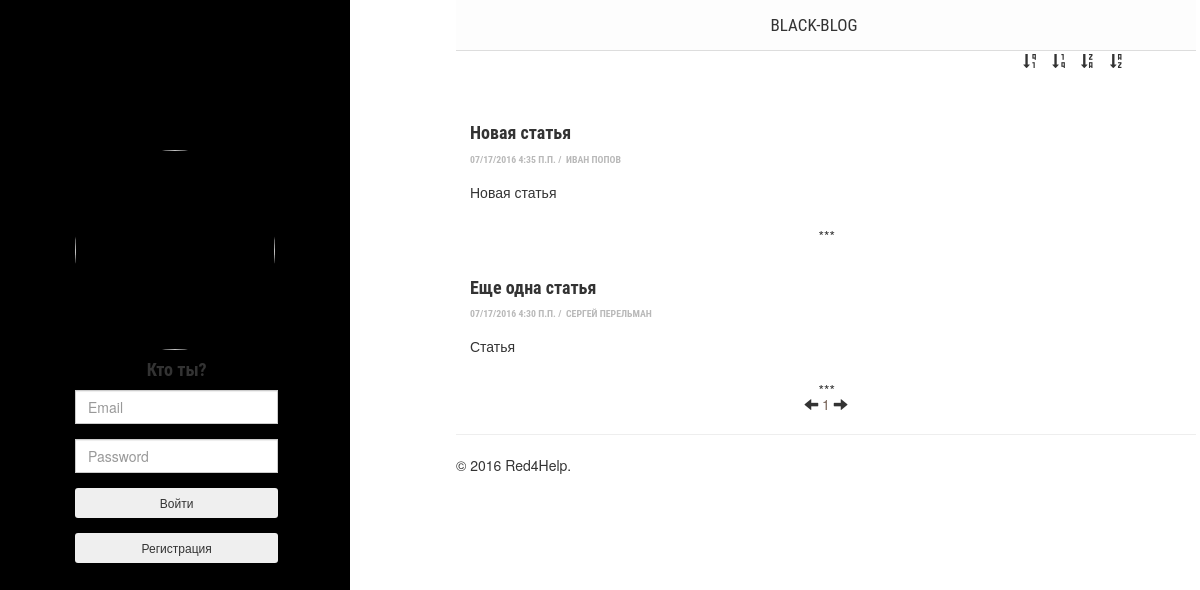
Before: / with the older database file.
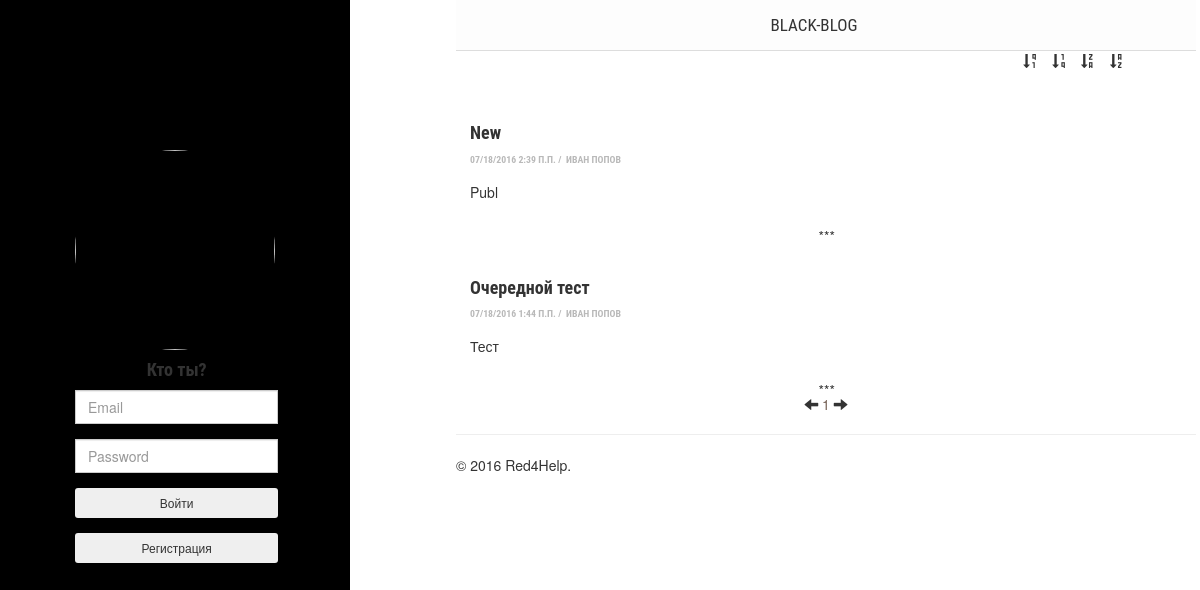
After: the same page with the newer database file.
### multiblog/models.py (models this page shows, shortened)
class Publication(models.Model):
	title = models.CharField(max_length=200, verbose_name='Имя')
	abstract = models.TextField(max_length=600, verbose_name='Краткое содержание')
	full_text = models.TextField(verbose_name='Полное описание')
	time = models.DateTimeField(verbose_name='Дата публикации')
	author = models.ForeignKey('Blogger', on_delete=models.CASCADE, verbose_name='Автор')
	class Meta:
		verbose_name = u'Публикация'
		verbose_name_plural = u'Публикации'

class Blogger(AbstractBaseUser):
	email = models.EmailField(verbose_name='Email', unique=True, max_length=250)
	name = models.CharField(max_length=100, verbose_name='Имя', blank=True)
	surname = models.CharField(max_length=100, verbose_name='Фамилия', blank=True)
	phone = models.CharField(max_length=20, verbose_name='Телефон', blank=True)
	skype = models.CharField(max_length=20, verbose_name='Skype', blank=True)
	avatar = models.ImageField(upload_to=u'./media/img/', verbose_name='Аватар', blank=False, default='./media/img/ava-default.png')
	is_active = models.BooleanField(default=True)
	is_admin = models.BooleanField(default=False)
	objects = BloggerManager()
	USERNAME_FIELD = 'email'
	def img_avatar(self):
		if self.avatar:
			return '<img src="%s" width="100"/>' % self.avatar.url
		else:
			return '(none)'
	img_avatar.short_description = 'Аватар'
	img_avatar.allow_tags = True
	class Meta:
		verbose_name = u'Блоггер'
		verbose_name_plural = u'Блоггеры'
	def __str__(self):
		if self.name or self.surname:
			return self.name + " " + self.surname
		else:
			return self.email

### multiblog/views.py (the view, shortened to what this page needs)
# urls.py: url(r'^$', views.MainPageAuth.as_view(), name='main'),
class MainPageAuth(FormView):
	form_class = BloggerAuthForm
	template_name = 'multiblog/main.html'
	error = ''
	page_limit = 2 # ограничение на количество статей на странице
	user_id = -1
	publ = Publication.objects.all().order_by("-time")
	paginator = Paginator(publ, page_limit)
	def context(self):
		return {
			'publ' : self.paginator.page(1),
		    'form' : self.form_class,
			'error' : self.error
		}
	def get(self, request):
		if request.GET.get("page"):
			page = int(request.GET.get("page"))
			response_data = self.pagination(self.paginator, page)
			return HttpResponse(json.dumps(response_data), content_type="application/json")
		else:
			return render(request, self.template_name, self.context())

### multiblog/templatetags/multiblog_tags.py (called while the page is built)
@register.inclusion_tag('multiblog/footer.html')
def footer():
	return {'year':datetime.datetime.now().year}

@register.inclusion_tag('multiblog/header.html')
def header():
	return {}

### multiblog/templates/multiblog/main.html
{% extends 'multiblog/base.html'%}
{% block content %}
    <div id="wrapper">
      <div id="sidebar-wrapper">
        <div class="col-sm-8 placeholder">
            {% if user.is_authenticated %}
                <a href="{% url 'my_profile' pk=user.id %}"><img src="{{ user.avatar.url }}" class="img-responsive"></a>
                <h4 class="text-center"><a href="{% url 'my_profile' pk=user.id %}">{{ user }}</a></h4>
                <a href="{% url 'new' %}" >
                  <button class="btn" name="new">Новая запись</button>
                </a>
                <a href="{% url 'django.contrib.auth.views.logout' %}?next=/">
                  <button class="btn" name="logout">Выйти</button>
                </a>
            {% else %}
              <img src="https://ezwow.org/uploads/profile/photo-674151.png" class="img-responsive">
                <form class="form-signin" method="POST" id="submit-form">{% csrf_token %}
                {% if error %}
                  <h4 class="text-center text-danger">{{ error }}</h4>
                {% else %}
                  <h4 class="text-center">Кто ты?</h4>
                {% endif %}
                    <div class="form-group">
                        <div class="input-group col-md-12">{{ form.email }}</div>
                    </div>
                    <div class="form-group">
                        <div class="input-group col-md-12"> {{ form.password }}</div>
                    </div>
                    <div class="form-group">
                        <div class="input-group col-md-12">
                          <button class="btn btn-inverse btn-sm btn-block" type="submit" name="submit-log-in">Войти</button>
                        </div>
                    </div>
                    <div class="form-group">
                      <div class="input-group col-md-12">
                        <button class="btn btn-inverse btn-sm btn-block" type="submit" name="submit-register">Регистрация</button>
                      </div>
                    </div>
                </form>
              {% endif %}
            </div>
        </div>
  </div>
  <header class="main-header content-wrapper">
    <nav class="nav-main center-wrapper">
      <a class="nav-main" href="{% url 'main' %}">Black-Blog</a>
    </nav>
  </header>
  <li class="sort-main">
        <ol><a href="#" class="sort-page" act="2-desc" data-placement="bottom" data-toggle="tooltip" title="Сортировка по убыванию даты публикации" ><span class="glyphicon glyphicon-sort-by-order-alt"></span></a></ol>
        <ol><a href="#" class="sort-page" act="2-asc" data-placement="bottom" data-toggle="tooltip" title="Сортировка по возрастанию даты публикации"><span class="glyphicon glyphicon-sort-by-order"></span></a></ol>
        <ol><a href="#" class="sort-page" act="1-desc" data-placement="bottom" data-toggle="tooltip" title="Сортировка в обратном алфавитном порядке"><span class="glyphicon glyphicon-sort-by-alphabet-alt"></span></a></ol>
        <ol><a href="#" class="sort-page" act="1-asc" data-placement="bottom" data-toggle="tooltip" title="Сортировка в алфавитном порядке"><span class="glyphicon glyphicon-sort-by-alphabet"></span></a></ol>
  </li>
	<main class="content-wrapper" id="main_page">
      <div id="posts">
		  {% for p in publ %}
			    <article class="index-page" data-author="{{ p.author }}" data-time="{{ p.time }}">
			      <h4><a href="{% url 'full' pk=p.id %}">{{ p.title }}</a>
            </h4>
			      <p class="post-meta"><time datetime='{{ p.time|date:"SHORT_DATETIME_FORMAT" }}'>{{ p.time|date:"SHORT_DATETIME_FORMAT" }}</time>&nbsp;/&nbsp;
				      <span item="author"><a href="{% url 'my_profile' pk=p.author.id %}">{{ p.author }}</a></span>
			      </p>
            <p>{{ p.abstract }}</p>
        	</article>
      {% endfor %}
      </div>
      <div class="center-wrapper" id="navigation">
        <a id="left" href=""><span class="glyphicon glyphicon-arrow-left"></span></a>
        <span id="page-number">1</span>
        <a id="right" href=""><span class="glyphicon glyphicon-arrow-right"></span></a>
      </div>
{% endblock content %}

### multiblog/templates/multiblog/base.html
{% load multiblog_tags %}
{% header %}
{% block content %}
{% endblock %}
{% footer %}

### multiblog/templates/multiblog/header.html (shortened to what this page needs)
<!DOCTYPE html>
<html lang="en">
  <head>
    {% load staticfiles %}
    <link href="{% static 'css/bootstrap/bootstrap.min.css' %}" rel="stylesheet">
    <link href="{% static 'css/style.css' %}" rel="stylesheet">
  </head>
  <body>

### multiblog/templates/multiblog/footer.html (shortened to what this page needs)
<hr class="featurette-divider">
        <footer>
            <p>&copy; {{ year }} Red4Help.</p>
        </footer>
	</main>
    {% load staticfiles %}
  </body>
</html>

### multiblog/static/css/style.css (style rules this page uses)
body { overflow-x: hidden; }
.post-meta { padding-bottom: .5em; text-transform: uppercase; color: #b9b9b9; font-size: 70%; font-weight: 700; font-family: 'Roboto Condensed',sans-serif; }
.post-meta a { color: #b9b9b9; font-family: 'Roboto Condensed',sans-serif; }
.index-page { position: relative; }
article { padding: 2em 1em; }
article { display: block; }
article:after { content: "***"; position: absolute; margin-top: 1em; width: 100px; left: 49%; }
main { padding-top: 1em; }
a { background: 0 0; color: #333; }
h1 a:focus, h1 a:hover, h1 a:link, h1 a:visited, h2 a:focus, h2 a:hover, h2 a:link, h2 a:visited, h3 a:focus, h3 a:hover, h3 a:link, h3 a:visited, h4 a:focus, h4 a:hover, h4 a:link, h4 a:visited, h5 a:focus, h5 a:hover, h5 a:link, h5 a:visited, h6 a:focus, h6 a:hover, h6 a:link, h6 a:visited { color: #333; text-decoration: none; }
h1, h2, h3, h4, h5, h6 { font-family: 'Roboto Condensed',sans-serif; font-weight: 700; }
.nav-main a { font-size: 17px; display: block; padding-right: 2em; margin: 0; }
li { list-style-type: none; }
.sort-main ol { list-style-type: none; position:relative; display: inline; margin-right: 5px; padding: 3px; left: 85%; }
.nav-main a { -webkit-order: 1; -ms-flex-order: 1; order: 1; line-height: 50px; margin: auto; color: #333; text-decoration: none; }
.content-wrapper { width: 62%; max-width: 740px; margin-left: 38%; }
.center-wrapper { max-width: 960px; margin: 0 auto; top: 10px; text-align: center; color: #766257; }
.main-header { background-color: rgb(253, 253, 253); z-index: 100; width: 100%; top: 0px; border-bottom: 1px solid rgb(221, 221, 221); border-bottom-width: 1px; border-bottom-style: solid; border-bottom-color: rgb(221, 221, 221); }
.nav-main { height: 50px; display: flex; justify-content: space-around; font-weight: 400; font-family: "Roboto Condensed", sans-serif; text-transform: uppercase; flex-flow: row wrap; padding: 0px 1rem; }
.placeholder { position: relative; top: 150px; left: 60px; }
.placeholder img { display: inline-block; border-radius: 50%; width: 200px; height: 200px; }
#wrapper { padding-left: 0; -webkit-transition: all 0.5s ease; -moz-transition: all 0.5s ease; -o-transition: all 0.5s ease; transition: all 0.5s ease; }
#sidebar-wrapper { z-index: 1000; position: fixed; left: 250px; width: 0; height: 100%; margin-left: -250px; overflow-y: auto; background: #000; -webkit-transition: all 0.5s ease; -moz-transition: all 0.5s ease; -o-transition: all 0.5s ease; transition: all 0.5s ease; }
@media (min-width:768px) { #wrapper { padding-left: 250px; } }
@media (min-width:768px) { #sidebar-wrapper { width: 350px; } }

Changed rows visible on the page:
removed Publication: title "Новая статья", time "07/17/2016 4:35 П.П.", author "ИВАН ПОПОВ", abstract "Новая статья"
no longer on this page (row unchanged): Publication: title "Еще одна статья", time "07/17/2016 4:30 П.П.", author "СЕРГЕЙ ПЕРЕЛЬМАН", abstract "Статья"
added Publication: title "New", time "07/18/2016 2:39 П.П.", author "ИВАН ПОПОВ", abstract "Publ"
now on this page (row edited): Publication: title "Очередной тест", time "07/18/2016 1:44 П.П.", author "ИВАН ПОПОВ", abstract "Тест"
